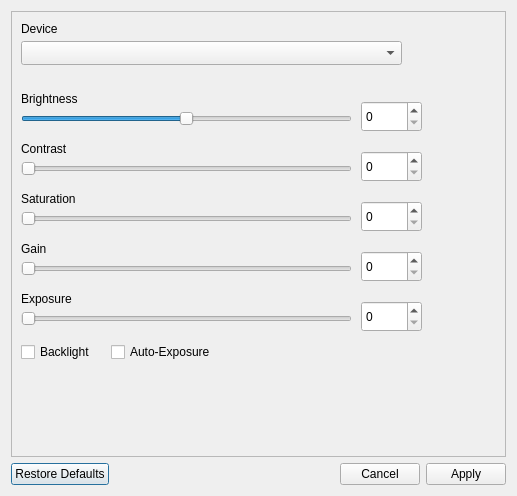
<?xml version="1.0" encoding="UTF-8"?>
<ui version="4.0">
 <class>CameraPropertiesWindowClass</class>
 <widget class="QDialog" name="CameraPropertiesWindowClass">
  <property name="geometry">
   <rect>
    <x>0</x>
    <y>0</y>
    <width>517</width>
    <height>496</height>
   </rect>
  </property>
  <property name="windowTitle">
   <string>CameraPropertiesWindow</string>
  </property>
  <layout class="QVBoxLayout" name="verticalLayout">
   <item>
    <widget class="QFrame" name="frame">
     <property name="frameShape">
      <enum>QFrame::Shape::StyledPanel</enum>
     </property>
     <property name="frameShadow">
      <enum>QFrame::Shadow::Raised</enum>
     </property>
     <widget class="QCheckBox" name="checkboxAutoExposure">
      <property name="geometry">
       <rect>
        <x>100</x>
        <y>330</y>
        <width>111</width>
        <height>22</height>
       </rect>
      </property>
      <property name="text">
       <string>Auto-Exposure</string>
      </property>
     </widget>
     <widget class="QLabel" name="labelDevice">
      <property name="geometry">
       <rect>
        <x>10</x>
        <y>10</y>
        <width>151</width>
        <height>16</height>
       </rect>
      </property>
      <property name="text">
       <string>Device</string>
      </property>
     </widget>
     <widget class="QSpinBox" name="spinBox">
      <property name="geometry">
       <rect>
        <x>350</x>
        <y>90</y>
        <width>61</width>
        <height>31</height>
       </rect>
      </property>
     </widget>
     <widget class="QLabel" name="labelDevice_6">
      <property name="geometry">
       <rect>
        <x>10</x>
        <y>280</y>
        <width>151</width>
        <height>16</height>
       </rect>
      </property>
      <property name="text">
       <string>Exposure</string>
      </property>
     </widget>
     <widget class="QSpinBox" name="spinBox_4">
      <property name="geometry">
       <rect>
        <x>350</x>
        <y>240</y>
        <width>61</width>
        <height>31</height>
       </rect>
      </property>
     </widget>
     <widget class="QLabel" name="labelDevice_5">
      <property name="geometry">
       <rect>
        <x>10</x>
        <y>230</y>
        <width>151</width>
        <height>16</height>
       </rect>
      </property>
      <property name="text">
       <string>Gain</string>
      </property>
     </widget>
     <widget class="QSlider" name="sliderSaturation">
      <property name="geometry">
       <rect>
        <x>10</x>
        <y>200</y>
        <width>331</width>
        <height>16</height>
       </rect>
      </property>
      <property name="maximum">
       <number>15</number>
      </property>
      <property name="value">
       <number>0</number>
      </property>
      <property name="orientation">
       <enum>Qt::Orientation::Horizontal</enum>
      </property>
     </widget>
     <widget class="QSpinBox" name="spinBox_5">
      <property name="geometry">
       <rect>
        <x>350</x>
        <y>290</y>
        <width>61</width>
        <height>31</height>
       </rect>
      </property>
     </widget>
     <widget class="QSpinBox" name="spinBox_3">
      <property name="geometry">
       <rect>
        <x>350</x>
        <y>190</y>
        <width>61</width>
        <height>31</height>
       </rect>
      </property>
     </widget>
     <widget class="QLabel" name="labelDevice_2">
      <property name="geometry">
       <rect>
        <x>10</x>
        <y>80</y>
        <width>151</width>
        <height>16</height>
       </rect>
      </property>
      <property name="text">
       <string>Brightness</string>
      </property>
     </widget>
     <widget class="QCheckBox" name="checkboxBacklight">
      <property name="geometry">
       <rect>
        <x>10</x>
        <y>330</y>
        <width>78</width>
        <height>22</height>
       </rect>
      </property>
      <property name="text">
       <string>Backlight</string>
      </property>
     </widget>
     <widget class="QLabel" name="labelDevice_4">
      <property name="geometry">
       <rect>
        <x>10</x>
        <y>180</y>
        <width>151</width>
        <height>16</height>
       </rect>
      </property>
      <property name="text">
       <string>Saturation</string>
      </property>
     </widget>
     <widget class="QSpinBox" name="spinBox_2">
      <property name="geometry">
       <rect>
        <x>350</x>
        <y>140</y>
        <width>61</width>
        <height>31</height>
       </rect>
      </property>
     </widget>
     <widget class="QComboBox" name="dropdownDevice">
      <property name="geometry">
       <rect>
        <x>10</x>
        <y>30</y>
        <width>381</width>
        <height>24</height>
       </rect>
      </property>
     </widget>
     <widget class="QSlider" name="sliderContrast">
      <property name="geometry">
       <rect>
        <x>10</x>
        <y>150</y>
        <width>331</width>
        <height>16</height>
       </rect>
      </property>
      <property name="maximum">
       <number>20</number>
      </property>
      <property name="value">
       <number>0</number>
      </property>
      <property name="orientation">
       <enum>Qt::Orientation::Horizontal</enum>
      </property>
     </widget>
     <widget class="QSlider" name="sliderGain">
      <property name="geometry">
       <rect>
        <x>10</x>
        <y>250</y>
        <width>331</width>
        <height>16</height>
       </rect>
      </property>
      <property name="minimum">
       <number>100</number>
      </property>
      <property name="maximum">
       <number>4000</number>
      </property>
      <property name="value">
       <number>100</number>
      </property>
      <property name="orientation">
       <enum>Qt::Orientation::Horizontal</enum>
      </property>
     </widget>
     <widget class="QSlider" name="sliderBrightness">
      <property name="geometry">
       <rect>
        <x>10</x>
        <y>100</y>
        <width>331</width>
        <height>16</height>
       </rect>
      </property>
      <property name="minimum">
       <number>-64</number>
      </property>
      <property name="maximum">
       <number>64</number>
      </property>
      <property name="value">
       <number>0</number>
      </property>
      <property name="orientation">
       <enum>Qt::Orientation::Horizontal</enum>
      </property>
     </widget>
     <widget class="QSlider" name="sliderExposure">
      <property name="geometry">
       <rect>
        <x>10</x>
        <y>300</y>
        <width>331</width>
        <height>16</height>
       </rect>
      </property>
      <property name="minimum">
       <number>-11</number>
      </property>
      <property name="maximum">
       <number>-5</number>
      </property>
      <property name="value">
       <number>-11</number>
      </property>
      <property name="orientation">
       <enum>Qt::Orientation::Horizontal</enum>
      </property>
     </widget>
     <widget class="QLabel" name="labelDevice_3">
      <property name="geometry">
       <rect>
        <x>10</x>
        <y>130</y>
        <width>151</width>
        <height>16</height>
       </rect>
      </property>
      <property name="text">
       <string>Contrast</string>
      </property>
     </widget>
    </widget>
   </item>
   <item>
    <widget class="QDialogButtonBox" name="buttonBox">
     <property name="orientation">
      <enum>Qt::Orientation::Horizontal</enum>
     </property>
     <property name="standardButtons">
      <set>QDialogButtonBox::StandardButton::Apply|QDialogButtonBox::StandardButton::Cancel|QDialogButtonBox::StandardButton::RestoreDefaults</set>
     </property>
     <property name="centerButtons">
      <bool>false</bool>
     </property>
    </widget>
   </item>
  </layout>
 </widget>
 <layoutdefault spacing="6" margin="11"/>
 <resources/>
 <connections/>
</ui>
